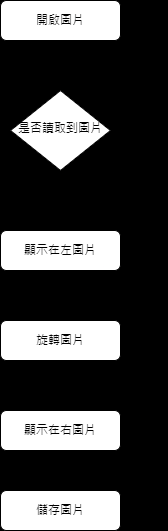
#> input picture 112-1/Advanced Image Processing/Homeworks/流程圖1.png, 168 x 531 px; its folder holds only this picture in this run
$ python -i HW461247001S.py   (imports and definitions only)
#> lines starting #> are read from the running program, lines starting #| are printed output that depends on the picture
import sys
from PyQt6 import QtCore, QtGui, QtWidgets
from PyQt6.QtWidgets import QApplication, QMainWindow, QWidget, QPushButton, QHBoxLayout, QGraphicsView, QMenuBar, QMenu, QStatusBar, QSizePolicy, QFileDialog, QGraphicsPixmapItem, QGraphicsScene
from PyQt6.QtCore import Qt, QObject, QEvent
from PyQt6.QtGui import QAction, QPixmap, QImage
from PyQt6 import QtCore
import cv2
import numpy as np
from copy import deepcopy
import matplotlib.pyplot as plt
from matplotlib.gridspec import GridSpec
from matplotlib.backends.backend_agg import FigureCanvasAgg
from numba import jit

class Ui_AIP61247001S(object):
    # [1170 lines left out: functions setupUi, retranslateUi, not called in this run]

class ImageView(QGraphicsView):
    # [88 lines left out: functions __init__, mousePressEvent, open_image, save_image, setImage, update and 1 more, not called in this run]

class ResizeEventFilter(QObject):
    # [114 lines left out: functions eventFilter, setupScript, update_views, open_image, save_image, clear_image and 2 more, not called in this run]
# [3 lines that did not run here, left out]
# [18 lines that did not run here, left out]
# [8 lines that did not run here, left out]

def rotate_image(image):
    if image is not None:
        angle = 180
        height, width = image.shape[:2]
        rotation_matrix = cv2.getRotationMatrix2D((width / 2 - 1, height / 2 - 1), angle, 1)
        rotated_image = cv2.warpAffine(image, rotation_matrix, (width, height))

        return rotated_image

def histogram_image(image):
    if image is None:
        return
    # if len(image.shape) == 2 or image.shape[2] == 1:
    if image.shape[2] == 1:
        img = deepcopy(image)
    elif image.shape[2] == 3:
        img = cv2.cvtColor(image, cv2.COLOR_BGR2GRAY)
    elif image.shape[2] == 4:
        img = cv2.cvtColor(image, cv2.COLOR_BGRA2GRAY)

    gradient = np.linspace(0, 256, 256).reshape(1, -1)

    fig = plt.figure(figsize=(5, 5))
    gs = GridSpec(2, 1, height_ratios=[10, 1], hspace=0)

    ax0 = plt.subplot(gs[0])
    hist, bins = np.histogram(img.ravel(), 256, [0, 256])
    ax0.bar(range(256), hist, color="gray", width=1)
    ax0.set_xlim(-1, 256)
    ax0.set_xticks([])
    plt.ylabel('Frequency', fontsize=14, color='black')

    ax1 = plt.subplot(gs[1])
    plt.imshow(gradient, cmap="gray", aspect='auto')
    cbar = plt.colorbar(orientation='horizontal', cax=ax1)
    # ax1.set_xlim(0, 256)

    plt.xticks(ax1.get_xticks())
    plt.xlim(0, 256)
    plt.xlabel('Intensity', fontsize=14, color='black')

    plt.tight_layout()

    canvas = FigureCanvasAgg(fig)
    canvas.draw()  # Draw the canvas, cache the renderer

    image_flat = np.frombuffer(canvas.tostring_argb(), dtype='uint8')
    hist_image = image_flat.reshape(*reversed(canvas.get_width_height()), 4)
    hist_image = hist_image[:, :, ::-1]
    hist_image = hist_image[:, :, :3]

    return hist_image

# [101 lines left out: functions gaussian_noise_process, gaussian_noise, salt_and_pepper_noise, convolution_process, convolution_image, not called in this run]

# [11 lines not run here, left out]

>>> import cv2
>>> picture = cv2.imread('流程圖1.png')
#> picture is the input picture: shape (531, 168, 3); mean B, G, R 73.8, 73.8, 73.8
>>> result = histogram_image(picture)
#> in histogram_image, `hist, bins = np.histogram(img.ravel(), 256, [0, 256])`: hist = 256 values, max 62444 at index 0, min 0 at index 2, mean 348.5; bins = 257 values from 0 to 256
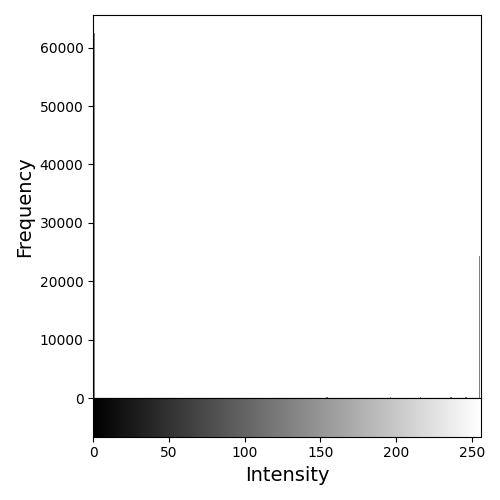
#> result: shape (500, 500, 3); min 0, max 255, mean 242.8
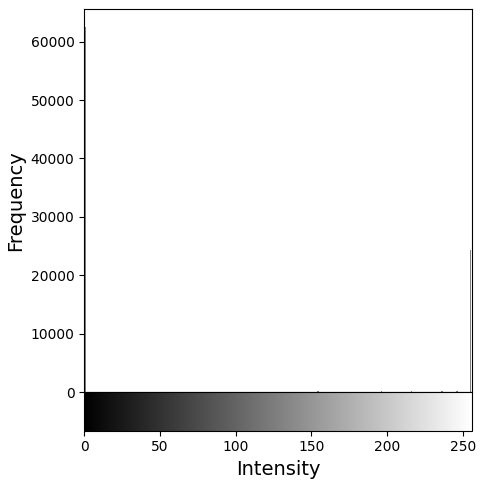
#> figure drawn by matplotlib, 2 panels

$ run again, on 112-1/Advanced Image Processing/Homeworks/流程圖2.png
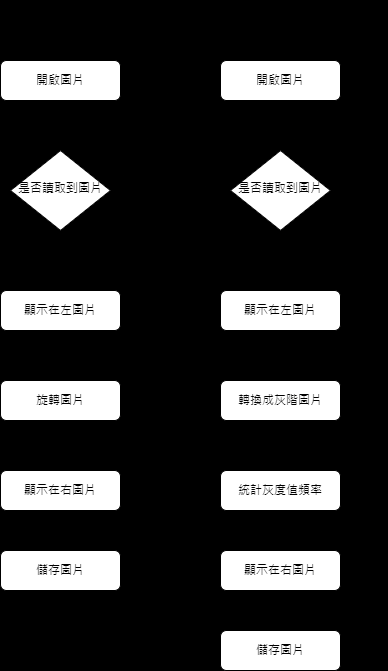
#> input picture 112-1/Advanced Image Processing/Homeworks/流程圖2.png, 388 x 671 px
#> picture is the input picture: shape (671, 388, 3); mean B, G, R 54.7, 54.7, 54.7
#> hist = 256 values, max 202350 at index 0, min 0 at index 2, mean 1017; bins = 257 values from 0 to 256
#> `result = histogram_image(picture)`:
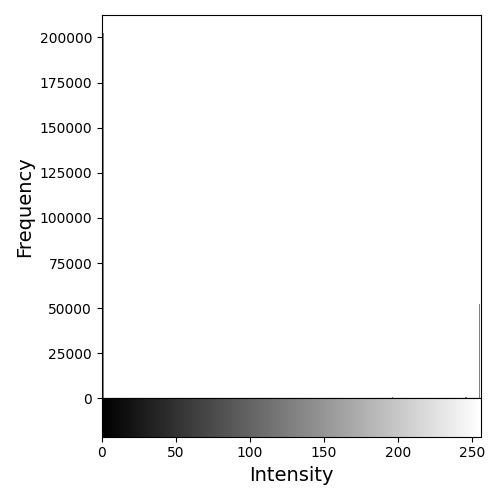
#> result: shape (500, 500, 3); min 0, max 255, mean 242.7
#> `result = histogram_image(picture)`:
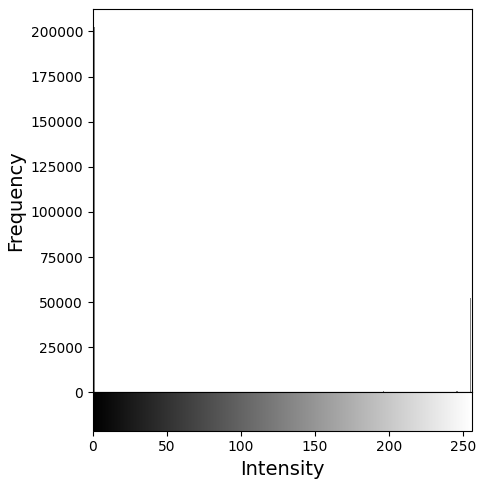
#> figure drawn by matplotlib, 2 panels

$ run again, on 112-1/Advanced Image Processing/Homeworks/流程圖3.png
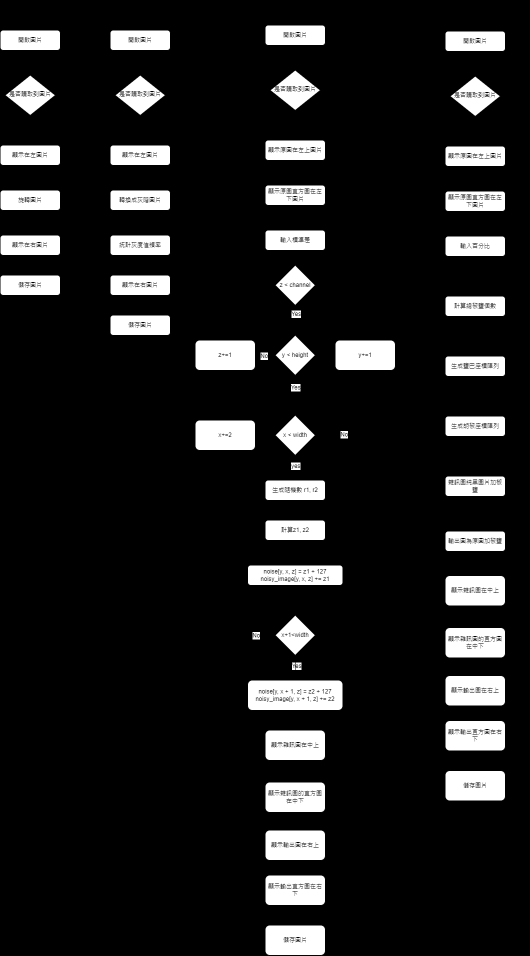
#> input picture 112-1/Advanced Image Processing/Homeworks/流程圖3.png, 1059 x 1911 px (shown at 1/2 size)
#> picture is the input picture: shape (1911, 1059, 3); mean B, G, R 31, 31, 31
#> hist = 256 values, max 1768414 at index 0, min 0 at index 3, mean 7905.3; bins = 257 values from 0 to 256
#> `result = histogram_image(picture)`:
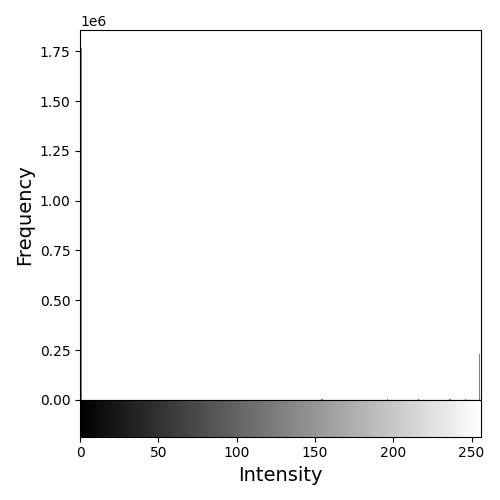
#> result: shape (500, 500, 3); min 0, max 255, mean 243.2
#> `result = histogram_image(picture)`:
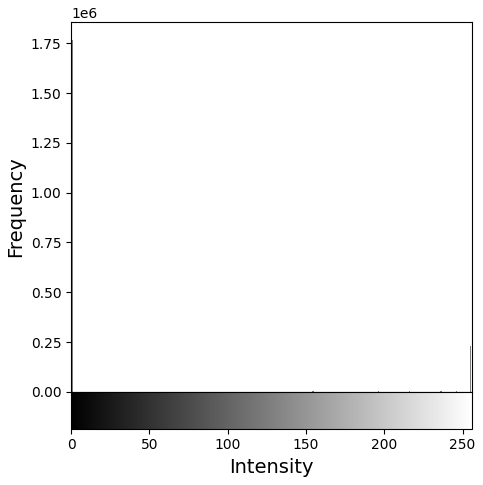
#> figure drawn by matplotlib, 2 panels

$ run again, on 112-1/Advanced Image Processing/Homeworks/流程圖4.png
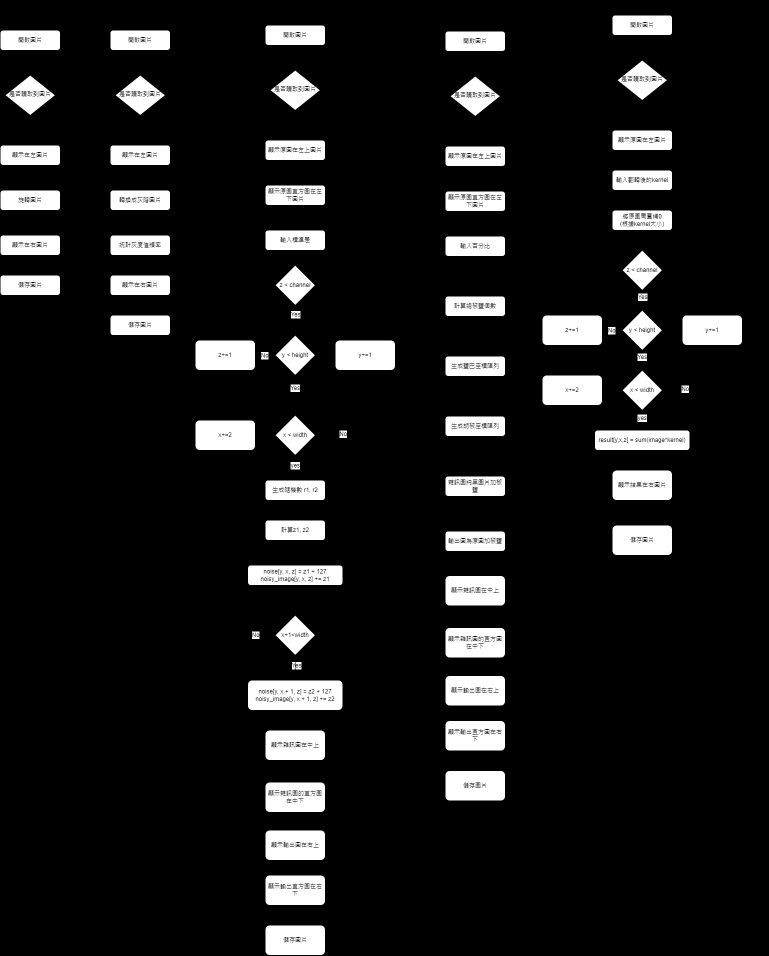
#> input picture 112-1/Advanced Image Processing/Homeworks/流程圖4.png, 1537 x 1911 px (shown at 1/2 size)
#> picture is the input picture: shape (1911, 1537, 3); mean B, G, R 27.6, 27.6, 27.6
#> hist = 256 values, max 2607226 at index 0, min 0 at index 3, mean 11473.5; bins = 257 values from 0 to 256
#> `result = histogram_image(picture)`:
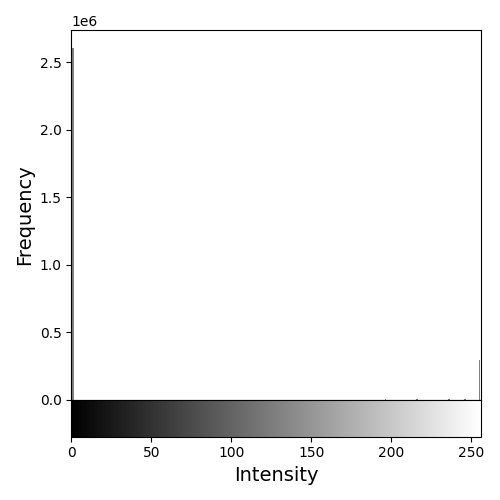
#> result: shape (500, 500, 3); min 0, max 255, mean 243.1
#> `result = histogram_image(picture)`:
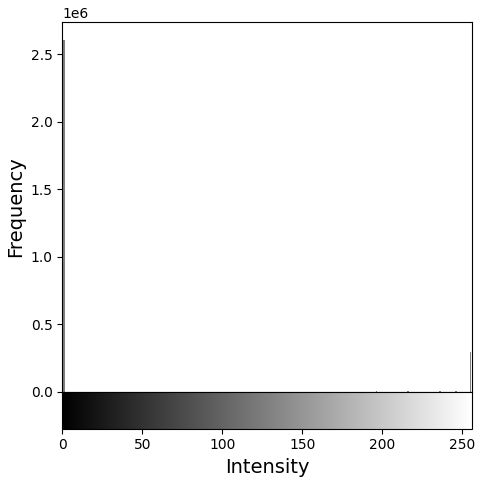
#> figure drawn by matplotlib, 2 panels
